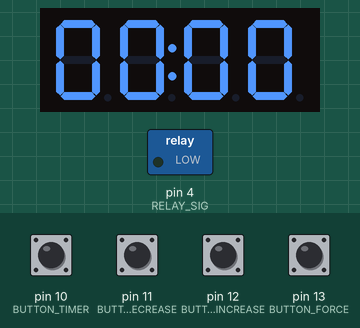
Bench run of a sketch on a simulated Arduino Uno, built with avr-gcc and run on an emulated ATmega328P. Shown: 4-digit seven-segment display, switched loads named in the sketch (green lamp = pin HIGH). Inputs (shaded band) come from the test bench; at power-on: pin 10 (BUTTON_TIMER), pin 11 (BUTTON_DECREASE), pin 12 (BUTTON_INCREASE), pin 13 (BUTTON_FORCE) HIGH.

Above: at 1.26 s.
1.3 s: pin 13 (BUTTON_FORCE) pulled LOW for 0.15 s
At 1.37 s:
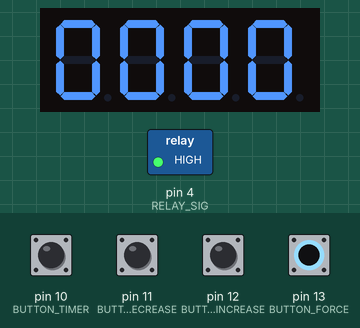
2.0 s: pin 12 (BUTTON_INCREASE) pulled LOW for 0.15 s
At 2.56 s:
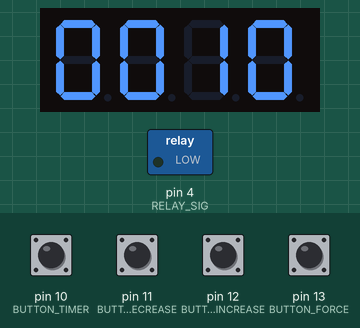
2.7 s: pin 12 (BUTTON_INCREASE) pulled LOW for 1 s
At 3.26 s:
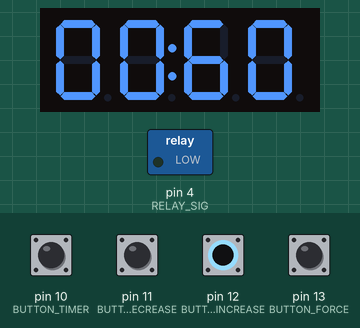
4.3 s: pin 10 (BUTTON_TIMER) pulled LOW for 0.15 s
At 4.58 s:
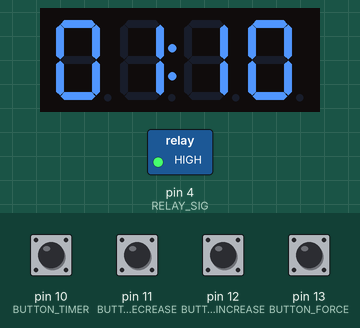
5.0 s: pin 11 (BUTTON_DECREASE) pulled LOW for 1 s
At 5.73 s:
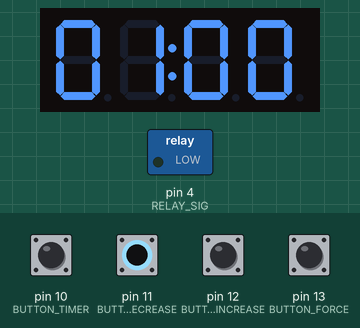
6.6 s: pin 10 (BUTTON_TIMER) pulled LOW for 1 s
At 7.65 s:
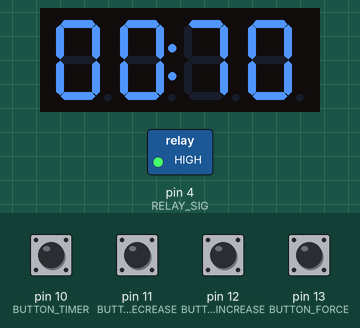
Timing chart, 0 to 9.2 s (numbered marks = the images above; inputs shaded):
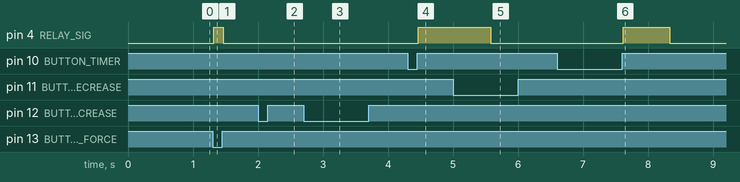

Measured:
- after the input at 1.3 s, pin 4 (RELAY_SIG): LOW → HIGH at once, → LOW 0.14 s later
- after the input at 2.0 s, the display: first differs from a run without the input after 0.12 s (image 2)
- after the input at 2.7 s, the display: first differs from a run without the input after 0.12 s (image 3 shows a later state)
- after the input at 4.3 s, pin 4 (RELAY_SIG): LOW → HIGH after 0.17 s
- after the input at 6.6 s, pin 4 (RELAY_SIG): LOW → HIGH after 1.0 s, → LOW 0.72 s later

The sketch:

arduino_electronic_timer.ino
```cpp
void setup() {
  init_buttons();
  init_relay();
  init_timer();
}

void loop() {
  read_buttons();
  update_relay();
  do_timing();
}
```

arduino_electronic_timer_1_controls.ino
```cpp
#include <Bounce2.h>

#define BUTTON_FORCE 13
#define BUTTON_INCREASE 12
#define BUTTON_DECREASE 11
#define BUTTON_TIMER 10

#define BUTTON_TIMER_STOP_DURATION_IN_MS 1500
#define BUTTON_TIMER_RESET_DURATION_IN_MS 3000

int buttonState0 = 0;
int buttonState1 = 0;
int buttonState2 = 0;
int buttonState3 = 0;

bool is_button_timer_pressed = false;
unsigned long button_timer_press_duration = 0;

Bounce debouncerForce = Bounce();
Bounce debouncerIncrease = Bounce();
Bounce debouncerDecrease = Bounce();
Bounce debouncerTimer = Bounce();

void init_buttons() {
  pinMode(BUTTON_FORCE, INPUT_PULLUP);
  pinMode(BUTTON_INCREASE, INPUT_PULLUP);
  pinMode(BUTTON_DECREASE, INPUT_PULLUP);
  pinMode(BUTTON_TIMER, INPUT_PULLUP);

  debouncerForce.attach(BUTTON_FORCE);
  debouncerIncrease.attach(BUTTON_INCREASE);
  debouncerDecrease.attach(BUTTON_DECREASE);
  debouncerTimer.attach(BUTTON_TIMER);

  debouncerForce.interval(10); // 5 milliseconds.
  debouncerIncrease.interval(10); // 5 milliseconds.
  debouncerDecrease.interval(10); // 5 milliseconds.
  debouncerTimer.interval(10); // 5 milliseconds.
}

void read_buttons(){
  debouncerForce.update();
  debouncerIncrease.update();
  debouncerDecrease.update();
  debouncerTimer.update();

  // Force Button
  if(debouncerForce.fell())
  {
    force_relay();
  }

  if(debouncerForce.rose())
  {
    unforce_relay();
  }

  // Increase Timer
  if(debouncerIncrease.fell()) {
    increase_timer();
  }

  if(debouncerIncrease.rose()) {
    stop_increase_timer();
  }

  // Decrease Timer
  if(debouncerDecrease.fell()) {
    decrease_timer();
  }

  if(debouncerDecrease.rose()) {
    stop_decrease_timer();
  }

  // Timer button
  if(debouncerTimer.fell()) {
    button_timer_press_duration = 0;
    is_button_timer_pressed = true;
  }

  if(debouncerTimer.rose()) {
    is_button_timer_pressed = false;

    if(button_timer_press_duration < BUTTON_TIMER_STOP_DURATION_IN_MS) {
      toggle_timer();
    }
  }

  buttonState2 = digitalRead(BUTTON_DECREASE);
  buttonState3 = digitalRead(BUTTON_TIMER);
}
```

arduino_electronic_timer_2_timing.ino
```cpp
#include <TimerOne.h>
#include "TM1637.h"

#define ARDUINO_TIMER_RUN_INTERVAL_IN_MS 10
#define ARDUINO_TIMER_SLOW_INTERVAL_IN_MS 100
#define ARDUINO_TIMER_FAST_INTERVAL_IN_MS 10

#define TIMER_MAX_IN_MS 99999
#define TIMER_MIN_IN_MS 0
#define TIMER_SMALL_STEP_LIMIT_IN_MS 10000
#define TIMER_STEP 100

#define DISPLAY_CLK 5//pins definitions for TM1637 and can be changed to other ports
#define DISPLAY_DIO 6

int8_t TimeDisp[] = {0x00,0x00,0x00,0x00};
unsigned char ClockPoint = 1;

long timer_period = ARDUINO_TIMER_SLOW_INTERVAL_IN_MS;
unsigned long timestamp_ms_current = 0;
unsigned long timestamp_ms_target = 0;
long timer_ms_duration = 0;
long timer_ms_target_duration = 0;
bool is_timer_on = false;
bool is_timer_paused = false;


bool button_increase_pressed = false;
bool button_decrease_pressed = false;

TM1637 tm1637(DISPLAY_CLK, DISPLAY_DIO);

void init_timer()
{
  Serial.begin(9600);
  tm1637.set(BRIGHT_DARKEST);
  tm1637.init();
  Timer1.initialize((long)timer_period*(long)1000);
  Timer1.attachInterrupt(TimingISR);//declare the interrupt serve routine:TimingISR
}

void do_timing()
{
    TimeUpdate();
    tm1637.display(TimeDisp);
}

void TimingISR()
{
  if(is_button_timer_pressed == true) {
    button_timer_press_duration += timer_period;
    if(button_timer_press_duration > BUTTON_TIMER_STOP_DURATION_IN_MS) {
      stop_timer();
    }
    if(button_timer_press_duration > BUTTON_TIMER_RESET_DURATION_IN_MS) {
      timer_ms_target_duration = 0;
    }
  }

  if(is_timer_on == true && is_timer_paused == false) {
    timer_ms_duration -= ARDUINO_TIMER_RUN_INTERVAL_IN_MS;
    if(timer_ms_duration < 0) {
      stop_timer();
    }
  } else {
    if(button_increase_pressed) {
      if(timer_ms_target_duration <= TIMER_SMALL_STEP_LIMIT_IN_MS && timer_ms_target_duration + TIMER_STEP >= TIMER_SMALL_STEP_LIMIT_IN_MS) {
        change_timer_period(ARDUINO_TIMER_FAST_INTERVAL_IN_MS);
      }

      if(timer_ms_target_duration + TIMER_STEP <= TIMER_MAX_IN_MS) {
        timer_ms_target_duration += TIMER_STEP;
      }
    }

    if(button_decrease_pressed) {
      if(timer_ms_target_duration >= TIMER_SMALL_STEP_LIMIT_IN_MS && timer_ms_target_duration - TIMER_STEP <= TIMER_SMALL_STEP_LIMIT_IN_MS) {
        change_timer_period(ARDUINO_TIMER_SLOW_INTERVAL_IN_MS);
      }

      if(timer_ms_target_duration - TIMER_STEP >= TIMER_MIN_IN_MS) {
        timer_ms_target_duration -= TIMER_STEP;
      }
    }
  }

  ClockPoint = (~ClockPoint) & 0x01;
}

void display_timer_not_running() {
  TimeDisp[3] = 0;
  TimeDisp[2] = timer_ms_target_duration >= TIMER_SMALL_STEP_LIMIT_IN_MS ? ((timer_ms_target_duration / 10) / 100 * 10) % 10 : ((timer_ms_target_duration / 10) / 10) % 10;
  TimeDisp[1] = ((timer_ms_target_duration / 10) / 100) % 10;
  TimeDisp[0] = ((timer_ms_target_duration / 10) / 1000) % 10;
}

void display_timer_running() {
  TimeDisp[3] = (timer_ms_duration / 10) % 10;
  TimeDisp[2] = ((timer_ms_duration / 10) / 10) % 10;
  TimeDisp[1] = ((timer_ms_duration / 10) / 100) % 10;
  TimeDisp[0] = ((timer_ms_duration / 10) / 1000) % 10;
}

void TimeUpdate(void)
{
  if(ClockPoint)
  {
    tm1637.point(POINT_ON);
  }
  else
  {
    tm1637.point(POINT_OFF);
  }

  if(is_timer_on == true) {
    display_timer_running();
  } else {
    display_timer_not_running();
  }
}

void increase_timer() {
  button_increase_pressed = true;
}

void stop_increase_timer() {
  button_increase_pressed = false;
}

void decrease_timer() {
  button_decrease_pressed = true;
}

void stop_decrease_timer() {
  button_decrease_pressed = false;
}

void start_timer() {
  change_timer_period(ARDUINO_TIMER_RUN_INTERVAL_IN_MS);
  timer_ms_duration = timer_ms_target_duration >= TIMER_SMALL_STEP_LIMIT_IN_MS ? (timer_ms_target_duration / 1000 * 1000) : (timer_ms_target_duration / 100 * 100);
  is_timer_on = true;
  turn_relay_on();
}

void pause_timer() {
  is_timer_paused = !is_timer_paused;

  if(is_timer_paused) {
    turn_relay_off();
  } else {
    turn_relay_on();
  }
}

void stop_timer() {
  timer_ms_duration = 0;
  is_timer_on = false;
  is_timer_paused = false;

  if(timer_ms_target_duration <= TIMER_SMALL_STEP_LIMIT_IN_MS) {
    change_timer_period(ARDUINO_TIMER_SLOW_INTERVAL_IN_MS);
  } else {
    change_timer_period(ARDUINO_TIMER_FAST_INTERVAL_IN_MS);
  }

  turn_relay_off();
}

void toggle_timer() {
  if(is_timer_on == true) {
    pause_timer();
  } else {
    start_timer();
  }
}

void change_timer_period(long new_period) {
  timer_period = new_period;
  Timer1.setPeriod(new_period*(long)1000);
}
```

arduino_electronic_timer_3_relay.ino
```cpp
#define RELAY_SIG 4

bool is_relay_on = false;
bool is_relay_on_forced = false;

void init_relay() {
  pinMode(RELAY_SIG, OUTPUT);
}

void update_relay() {
  if(is_relay_on == true || is_relay_on_forced == true) {
    digitalWrite(RELAY_SIG, HIGH);
  }
  else {
    digitalWrite(RELAY_SIG, LOW);
  }
}

void turn_relay_on() {
  is_relay_on = true;
}

void turn_relay_off() {
  is_relay_on = false;
}

void force_relay() {
  is_relay_on_forced = true;
}

void unforce_relay() {
  is_relay_on_forced = false;
}
```
